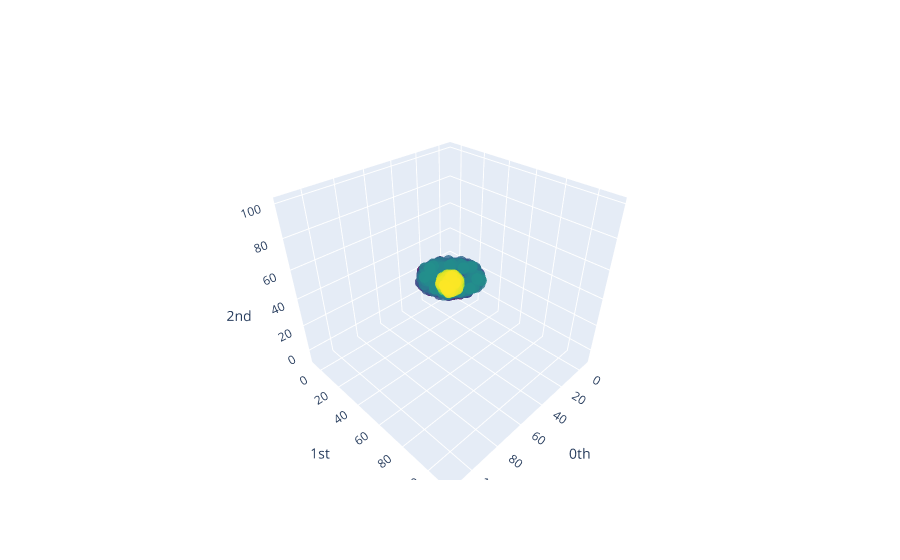

The notebook cell this image was saved under:
### Code cell
sphere_and_circle = np.vstack([circle_point_cloud_example + 100, sphere_point_cloud_example])
plot_point_cloud(sphere_and_circle)

### Figure 1 — Plotly figure (JSON) as saved in the notebook; plotly's stock layout.template omitted (floating-point values rounded to 4 significant figures; data arrays with more than 128 entries replaced by an {"elided": "..."} marker saying what was removed)
{"data": [{"marker": {"color": {"elided": "800 int values"}, "colorscale": [[0, "#440154"], [0.1111, "#482878"], [0.2222, "#3e4989"], [0.3333, "#31688e"], [0.4444, "#26828e"], [0.5556, "#1f9e89"], [0.6667, "#35b779"], [0.7778, "#6ece58"], [0.8889, "#b5de2b"], [1, "#fde725"]], "opacity": 0.8, "size": 4}, "mode": "markers", "type": "scatter3d", "x": {"elided": "800 float values"}, "y": {"elided": "800 float values"}, "z": {"elided": "800 float values"}}], "layout": {"scene": {"xaxis": {"exponentformat": "e", "showexponent": "all", "title": {"text": "0th"}, "type": "linear"}, "yaxis": {"exponentformat": "e", "showexponent": "all", "title": {"text": "1st"}, "type": "linear"}, "zaxis": {"exponentformat": "e", "showexponent": "all", "title": {"text": "2nd"}, "type": "linear"}}}}
